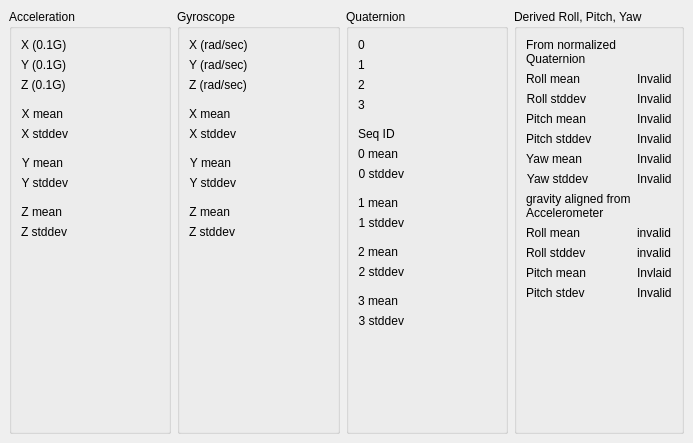
<?xml version="1.0" encoding="UTF-8"?>
<ui version="4.0">
 <class>IMUDock</class>
 <widget class="QDockWidget" name="IMUDock">
  <property name="geometry">
   <rect>
    <x>0</x>
    <y>0</y>
    <width>693</width>
    <height>443</height>
   </rect>
  </property>
  <property name="windowTitle">
   <string>L2 IMU data</string>
  </property>
  <widget class="QWidget" name="dockContents">
   <layout class="QHBoxLayout" name="mainLayout">
    <item>
     <widget class="QGroupBox" name="grpAccel">
      <property name="title">
       <string>Acceleration</string>
      </property>
      <layout class="QFormLayout" name="accelLayout">
       <item row="0" column="0">
        <widget class="QLabel" name="lblAccelXText">
         <property name="text">
          <string>X (0.1G)</string>
         </property>
        </widget>
       </item>
       <item row="0" column="1">
        <widget class="QLabel" name="lblAccelXValue"/>
       </item>
       <item row="1" column="0">
        <widget class="QLabel" name="lblAccelYText">
         <property name="text">
          <string>Y (0.1G)</string>
         </property>
        </widget>
       </item>
       <item row="1" column="1">
        <widget class="QLabel" name="lblAccelYValue"/>
       </item>
       <item row="2" column="0">
        <widget class="QLabel" name="lblAccelZText">
         <property name="text">
          <string>Z (0.1G)</string>
         </property>
        </widget>
       </item>
       <item row="2" column="1">
        <widget class="QLabel" name="lblAccelZValue"/>
       </item>
       <item row="5" column="0">
        <widget class="QLabel" name="label">
         <property name="text">
          <string>X stddev</string>
         </property>
         <property name="alignment">
          <set>Qt::AlignmentFlag::AlignRight|Qt::AlignmentFlag::AlignTrailing|Qt::AlignmentFlag::AlignVCenter</set>
         </property>
        </widget>
       </item>
       <item row="11" column="0">
        <widget class="QLabel" name="label_2">
         <property name="text">
          <string>Z stddev</string>
         </property>
         <property name="alignment">
          <set>Qt::AlignmentFlag::AlignRight|Qt::AlignmentFlag::AlignTrailing|Qt::AlignmentFlag::AlignVCenter</set>
         </property>
        </widget>
       </item>
       <item row="8" column="0">
        <widget class="QLabel" name="label_3">
         <property name="text">
          <string>Y stddev</string>
         </property>
         <property name="alignment">
          <set>Qt::AlignmentFlag::AlignRight|Qt::AlignmentFlag::AlignTrailing|Qt::AlignmentFlag::AlignVCenter</set>
         </property>
        </widget>
       </item>
       <item row="5" column="1">
        <widget class="QLabel" name="lblXAdev">
         <property name="text">
          <string/>
         </property>
        </widget>
       </item>
       <item row="8" column="1">
        <widget class="QLabel" name="lblYAdev">
         <property name="text">
          <string/>
         </property>
        </widget>
       </item>
       <item row="11" column="1">
        <widget class="QLabel" name="lblZAdev">
         <property name="text">
          <string/>
         </property>
        </widget>
       </item>
       <item row="4" column="0">
        <widget class="QLabel" name="label_11">
         <property name="text">
          <string>X mean</string>
         </property>
         <property name="alignment">
          <set>Qt::AlignmentFlag::AlignRight|Qt::AlignmentFlag::AlignTrailing|Qt::AlignmentFlag::AlignVCenter</set>
         </property>
        </widget>
       </item>
       <item row="7" column="0">
        <widget class="QLabel" name="label_12">
         <property name="text">
          <string>Y mean</string>
         </property>
         <property name="alignment">
          <set>Qt::AlignmentFlag::AlignRight|Qt::AlignmentFlag::AlignTrailing|Qt::AlignmentFlag::AlignVCenter</set>
         </property>
        </widget>
       </item>
       <item row="10" column="0">
        <widget class="QLabel" name="label_13">
         <property name="text">
          <string>Z mean</string>
         </property>
         <property name="alignment">
          <set>Qt::AlignmentFlag::AlignRight|Qt::AlignmentFlag::AlignTrailing|Qt::AlignmentFlag::AlignVCenter</set>
         </property>
        </widget>
       </item>
       <item row="4" column="1">
        <widget class="QLabel" name="lblXAmean">
         <property name="text">
          <string/>
         </property>
        </widget>
       </item>
       <item row="7" column="1">
        <widget class="QLabel" name="lblYAmean">
         <property name="text">
          <string/>
         </property>
        </widget>
       </item>
       <item row="10" column="1">
        <widget class="QLabel" name="lblZAmean">
         <property name="text">
          <string/>
         </property>
        </widget>
       </item>
       <item row="3" column="0">
        <widget class="Line" name="line">
         <property name="orientation">
          <enum>Qt::Orientation::Horizontal</enum>
         </property>
        </widget>
       </item>
       <item row="6" column="0">
        <widget class="Line" name="line_4">
         <property name="orientation">
          <enum>Qt::Orientation::Horizontal</enum>
         </property>
        </widget>
       </item>
       <item row="9" column="0">
        <widget class="Line" name="line_5">
         <property name="orientation">
          <enum>Qt::Orientation::Horizontal</enum>
         </property>
        </widget>
       </item>
      </layout>
     </widget>
    </item>
    <item>
     <widget class="QGroupBox" name="grpGyro">
      <property name="title">
       <string>Gyroscope</string>
      </property>
      <layout class="QFormLayout" name="gyroLayout">
       <item row="0" column="0">
        <widget class="QLabel" name="lblGyroXText">
         <property name="text">
          <string>X (rad/sec)</string>
         </property>
        </widget>
       </item>
       <item row="0" column="1">
        <widget class="QLabel" name="lblGyroXValue"/>
       </item>
       <item row="1" column="0">
        <widget class="QLabel" name="lblGyroYText">
         <property name="text">
          <string>Y (rad/sec)</string>
         </property>
        </widget>
       </item>
       <item row="1" column="1">
        <widget class="QLabel" name="lblGyroYValue"/>
       </item>
       <item row="2" column="0">
        <widget class="QLabel" name="lblGyroZText">
         <property name="text">
          <string>Z (rad/sec)</string>
         </property>
        </widget>
       </item>
       <item row="2" column="1">
        <widget class="QLabel" name="lblGyroZValue"/>
       </item>
       <item row="5" column="0">
        <widget class="QLabel" name="label_8">
         <property name="text">
          <string>X stddev</string>
         </property>
         <property name="alignment">
          <set>Qt::AlignmentFlag::AlignRight|Qt::AlignmentFlag::AlignTrailing|Qt::AlignmentFlag::AlignVCenter</set>
         </property>
        </widget>
       </item>
       <item row="11" column="0">
        <widget class="QLabel" name="label_10">
         <property name="text">
          <string>Z stddev</string>
         </property>
         <property name="alignment">
          <set>Qt::AlignmentFlag::AlignRight|Qt::AlignmentFlag::AlignTrailing|Qt::AlignmentFlag::AlignVCenter</set>
         </property>
        </widget>
       </item>
       <item row="8" column="0">
        <widget class="QLabel" name="label_9">
         <property name="text">
          <string>Y stddev</string>
         </property>
         <property name="alignment">
          <set>Qt::AlignmentFlag::AlignRight|Qt::AlignmentFlag::AlignTrailing|Qt::AlignmentFlag::AlignVCenter</set>
         </property>
        </widget>
       </item>
       <item row="5" column="1">
        <widget class="QLabel" name="lblXGdev">
         <property name="text">
          <string/>
         </property>
        </widget>
       </item>
       <item row="8" column="1">
        <widget class="QLabel" name="lblYGdev">
         <property name="text">
          <string/>
         </property>
        </widget>
       </item>
       <item row="11" column="1">
        <widget class="QLabel" name="lblZGdev">
         <property name="text">
          <string/>
         </property>
        </widget>
       </item>
       <item row="4" column="0">
        <widget class="QLabel" name="label_14">
         <property name="text">
          <string>X mean</string>
         </property>
        </widget>
       </item>
       <item row="7" column="0">
        <widget class="QLabel" name="label_15">
         <property name="text">
          <string>Y mean</string>
         </property>
         <property name="alignment">
          <set>Qt::AlignmentFlag::AlignRight|Qt::AlignmentFlag::AlignTrailing|Qt::AlignmentFlag::AlignVCenter</set>
         </property>
        </widget>
       </item>
       <item row="10" column="0">
        <widget class="QLabel" name="label_16">
         <property name="text">
          <string>Z mean</string>
         </property>
         <property name="alignment">
          <set>Qt::AlignmentFlag::AlignRight|Qt::AlignmentFlag::AlignTrailing|Qt::AlignmentFlag::AlignVCenter</set>
         </property>
        </widget>
       </item>
       <item row="4" column="1">
        <widget class="QLabel" name="lblXGmean">
         <property name="text">
          <string/>
         </property>
        </widget>
       </item>
       <item row="7" column="1">
        <widget class="QLabel" name="lblYGmean">
         <property name="text">
          <string/>
         </property>
        </widget>
       </item>
       <item row="10" column="1">
        <widget class="QLabel" name="lblZGmean">
         <property name="text">
          <string/>
         </property>
        </widget>
       </item>
       <item row="3" column="0">
        <widget class="Line" name="line_2">
         <property name="orientation">
          <enum>Qt::Orientation::Horizontal</enum>
         </property>
        </widget>
       </item>
       <item row="6" column="0">
        <widget class="Line" name="line_6">
         <property name="orientation">
          <enum>Qt::Orientation::Horizontal</enum>
         </property>
        </widget>
       </item>
       <item row="9" column="0">
        <widget class="Line" name="line_7">
         <property name="orientation">
          <enum>Qt::Orientation::Horizontal</enum>
         </property>
        </widget>
       </item>
      </layout>
     </widget>
    </item>
    <item>
     <widget class="QGroupBox" name="grpQuat">
      <property name="title">
       <string>Quaternion</string>
      </property>
      <layout class="QFormLayout" name="quatLayout">
       <item row="0" column="0">
        <widget class="QLabel" name="lblQuat0Text">
         <property name="text">
          <string>0</string>
         </property>
        </widget>
       </item>
       <item row="0" column="1">
        <widget class="QLabel" name="lblQuat0Value"/>
       </item>
       <item row="1" column="0">
        <widget class="QLabel" name="lblQuat1Text">
         <property name="text">
          <string>1</string>
         </property>
        </widget>
       </item>
       <item row="1" column="1">
        <widget class="QLabel" name="lblQuat1Value"/>
       </item>
       <item row="2" column="0">
        <widget class="QLabel" name="lblQuat2Text">
         <property name="text">
          <string>2</string>
         </property>
        </widget>
       </item>
       <item row="2" column="1">
        <widget class="QLabel" name="lblQuat2Value"/>
       </item>
       <item row="3" column="0">
        <widget class="QLabel" name="lblQuat3Text">
         <property name="text">
          <string>3</string>
         </property>
        </widget>
       </item>
       <item row="3" column="1">
        <widget class="QLabel" name="lblQuat3Value"/>
       </item>
       <item row="4" column="0">
        <widget class="Line" name="line_3">
         <property name="orientation">
          <enum>Qt::Orientation::Horizontal</enum>
         </property>
        </widget>
       </item>
       <item row="5" column="0">
        <widget class="QLabel" name="lblSeqLDtext">
         <property name="text">
          <string>Seq ID</string>
         </property>
        </widget>
       </item>
       <item row="5" column="1">
        <widget class="QLabel" name="lblSeqIDvalue">
         <property name="text">
          <string/>
         </property>
        </widget>
       </item>
       <item row="6" column="0">
        <widget class="QLabel" name="label_17">
         <property name="text">
          <string>0 mean</string>
         </property>
         <property name="alignment">
          <set>Qt::AlignmentFlag::AlignRight|Qt::AlignmentFlag::AlignTrailing|Qt::AlignmentFlag::AlignVCenter</set>
         </property>
        </widget>
       </item>
       <item row="6" column="1">
        <widget class="QLabel" name="lbl0mean">
         <property name="text">
          <string/>
         </property>
        </widget>
       </item>
       <item row="7" column="0">
        <widget class="QLabel" name="label_4">
         <property name="text">
          <string>0 stddev</string>
         </property>
         <property name="alignment">
          <set>Qt::AlignmentFlag::AlignRight|Qt::AlignmentFlag::AlignTrailing|Qt::AlignmentFlag::AlignVCenter</set>
         </property>
        </widget>
       </item>
       <item row="7" column="1">
        <widget class="QLabel" name="lbl0dev">
         <property name="text">
          <string/>
         </property>
        </widget>
       </item>
       <item row="8" column="0">
        <widget class="Line" name="line_8">
         <property name="orientation">
          <enum>Qt::Orientation::Horizontal</enum>
         </property>
        </widget>
       </item>
       <item row="9" column="0">
        <widget class="QLabel" name="label_18">
         <property name="text">
          <string>1 mean</string>
         </property>
         <property name="alignment">
          <set>Qt::AlignmentFlag::AlignRight|Qt::AlignmentFlag::AlignTrailing|Qt::AlignmentFlag::AlignVCenter</set>
         </property>
        </widget>
       </item>
       <item row="9" column="1">
        <widget class="QLabel" name="lbl1mean">
         <property name="text">
          <string/>
         </property>
        </widget>
       </item>
       <item row="10" column="0">
        <widget class="QLabel" name="label_6">
         <property name="text">
          <string>1 stddev</string>
         </property>
         <property name="alignment">
          <set>Qt::AlignmentFlag::AlignRight|Qt::AlignmentFlag::AlignTrailing|Qt::AlignmentFlag::AlignVCenter</set>
         </property>
        </widget>
       </item>
       <item row="10" column="1">
        <widget class="QLabel" name="lbl1dev">
         <property name="text">
          <string/>
         </property>
        </widget>
       </item>
       <item row="11" column="0">
        <widget class="Line" name="line_9">
         <property name="orientation">
          <enum>Qt::Orientation::Horizontal</enum>
         </property>
        </widget>
       </item>
       <item row="12" column="0">
        <widget class="QLabel" name="label_19">
         <property name="text">
          <string>2 mean</string>
         </property>
         <property name="alignment">
          <set>Qt::AlignmentFlag::AlignRight|Qt::AlignmentFlag::AlignTrailing|Qt::AlignmentFlag::AlignVCenter</set>
         </property>
        </widget>
       </item>
       <item row="12" column="1">
        <widget class="QLabel" name="lbl2mean">
         <property name="text">
          <string/>
         </property>
        </widget>
       </item>
       <item row="13" column="0">
        <widget class="QLabel" name="label_5">
         <property name="text">
          <string>2 stddev</string>
         </property>
         <property name="alignment">
          <set>Qt::AlignmentFlag::AlignRight|Qt::AlignmentFlag::AlignTrailing|Qt::AlignmentFlag::AlignVCenter</set>
         </property>
        </widget>
       </item>
       <item row="13" column="1">
        <widget class="QLabel" name="lbl2dev">
         <property name="text">
          <string/>
         </property>
        </widget>
       </item>
       <item row="14" column="0">
        <widget class="Line" name="line_10">
         <property name="orientation">
          <enum>Qt::Orientation::Horizontal</enum>
         </property>
        </widget>
       </item>
       <item row="15" column="0">
        <widget class="QLabel" name="label_20">
         <property name="text">
          <string>3 mean</string>
         </property>
         <property name="alignment">
          <set>Qt::AlignmentFlag::AlignRight|Qt::AlignmentFlag::AlignTrailing|Qt::AlignmentFlag::AlignVCenter</set>
         </property>
        </widget>
       </item>
       <item row="15" column="1">
        <widget class="QLabel" name="lbl3mean">
         <property name="text">
          <string/>
         </property>
        </widget>
       </item>
       <item row="16" column="0">
        <widget class="QLabel" name="label_7">
         <property name="text">
          <string>3 stddev</string>
         </property>
         <property name="alignment">
          <set>Qt::AlignmentFlag::AlignRight|Qt::AlignmentFlag::AlignTrailing|Qt::AlignmentFlag::AlignVCenter</set>
         </property>
        </widget>
       </item>
       <item row="16" column="1">
        <widget class="QLabel" name="lbl3dev">
         <property name="text">
          <string/>
         </property>
        </widget>
       </item>
      </layout>
     </widget>
    </item>
    <item>
     <widget class="QGroupBox" name="grpRPY">
      <property name="title">
       <string>Derived Roll, Pitch, Yaw </string>
      </property>
      <layout class="QFormLayout" name="formLayout">
       <item row="1" column="0">
        <widget class="QLabel" name="lblRollm">
         <property name="text">
          <string>Roll mean</string>
         </property>
         <property name="alignment">
          <set>Qt::AlignmentFlag::AlignRight|Qt::AlignmentFlag::AlignTrailing|Qt::AlignmentFlag::AlignVCenter</set>
         </property>
        </widget>
       </item>
       <item row="2" column="0">
        <widget class="QLabel" name="lblRolls">
         <property name="text">
          <string>Roll stddev</string>
         </property>
         <property name="alignment">
          <set>Qt::AlignmentFlag::AlignRight|Qt::AlignmentFlag::AlignTrailing|Qt::AlignmentFlag::AlignVCenter</set>
         </property>
        </widget>
       </item>
       <item row="4" column="0">
        <widget class="QLabel" name="lblPitchm">
         <property name="text">
          <string>Pitch mean</string>
         </property>
         <property name="alignment">
          <set>Qt::AlignmentFlag::AlignRight|Qt::AlignmentFlag::AlignTrailing|Qt::AlignmentFlag::AlignVCenter</set>
         </property>
        </widget>
       </item>
       <item row="5" column="0">
        <widget class="QLabel" name="lblPitchs">
         <property name="text">
          <string>Pitch stddev</string>
         </property>
         <property name="alignment">
          <set>Qt::AlignmentFlag::AlignLeading|Qt::AlignmentFlag::AlignLeft|Qt::AlignmentFlag::AlignVCenter</set>
         </property>
        </widget>
       </item>
       <item row="8" column="0">
        <widget class="QLabel" name="lblYawm">
         <property name="text">
          <string>Yaw mean</string>
         </property>
         <property name="alignment">
          <set>Qt::AlignmentFlag::AlignRight|Qt::AlignmentFlag::AlignTrailing|Qt::AlignmentFlag::AlignVCenter</set>
         </property>
        </widget>
       </item>
       <item row="9" column="0">
        <widget class="QLabel" name="lblYaws">
         <property name="text">
          <string>Yaw stddev</string>
         </property>
         <property name="alignment">
          <set>Qt::AlignmentFlag::AlignRight|Qt::AlignmentFlag::AlignTrailing|Qt::AlignmentFlag::AlignVCenter</set>
         </property>
        </widget>
       </item>
       <item row="2" column="1">
        <widget class="QLabel" name="lblRollstd">
         <property name="text">
          <string>Invalid</string>
         </property>
        </widget>
       </item>
       <item row="8" column="1">
        <widget class="QLabel" name="lblYawmean">
         <property name="text">
          <string>Invalid</string>
         </property>
        </widget>
       </item>
       <item row="5" column="1">
        <widget class="QLabel" name="lblPitchstd">
         <property name="text">
          <string>Invalid</string>
         </property>
        </widget>
       </item>
       <item row="4" column="1">
        <widget class="QLabel" name="lblPitchmean">
         <property name="text">
          <string>Invalid</string>
         </property>
        </widget>
       </item>
       <item row="9" column="1">
        <widget class="QLabel" name="lblYawstd">
         <property name="text">
          <string>Invalid</string>
         </property>
        </widget>
       </item>
       <item row="1" column="1">
        <widget class="QLabel" name="lblRollmean">
         <property name="lineWidth">
          <number>8</number>
         </property>
         <property name="text">
          <string>Invalid</string>
         </property>
        </widget>
       </item>
       <item row="0" column="0">
        <widget class="QLabel" name="label_21">
         <property name="text">
          <string>From normalized Quaternion</string>
         </property>
         <property name="wordWrap">
          <bool>true</bool>
         </property>
        </widget>
       </item>
       <item row="15" column="0">
        <widget class="QLabel" name="label_25">
         <property name="text">
          <string>Roll stddev</string>
         </property>
        </widget>
       </item>
       <item row="15" column="1">
        <widget class="QLabel" name="lblRollstdGr">
         <property name="text">
          <string>invalid</string>
         </property>
        </widget>
       </item>
       <item row="16" column="0">
        <widget class="QLabel" name="label_27">
         <property name="text">
          <string>Pitch mean</string>
         </property>
        </widget>
       </item>
       <item row="17" column="0">
        <widget class="QLabel" name="label_28">
         <property name="text">
          <string>Pitch stdev</string>
         </property>
        </widget>
       </item>
       <item row="16" column="1">
        <widget class="QLabel" name="lblPitchmeanGr">
         <property name="text">
          <string>Invlaid</string>
         </property>
        </widget>
       </item>
       <item row="17" column="1">
        <widget class="QLabel" name="lblPitchstdGr">
         <property name="text">
          <string>Invalid</string>
         </property>
        </widget>
       </item>
       <item row="14" column="0">
        <widget class="QLabel" name="label_23">
         <property name="text">
          <string>Roll mean</string>
         </property>
        </widget>
       </item>
       <item row="14" column="1">
        <widget class="QLabel" name="lblRollmeanGr">
         <property name="text">
          <string>invalid</string>
         </property>
        </widget>
       </item>
       <item row="13" column="0">
        <widget class="QLabel" name="label_22">
         <property name="text">
          <string>gravity aligned from Accelerometer</string>
         </property>
         <property name="wordWrap">
          <bool>true</bool>
         </property>
        </widget>
       </item>
      </layout>
     </widget>
    </item>
   </layout>
  </widget>
 </widget>
 <resources/>
 <connections/>
</ui>
